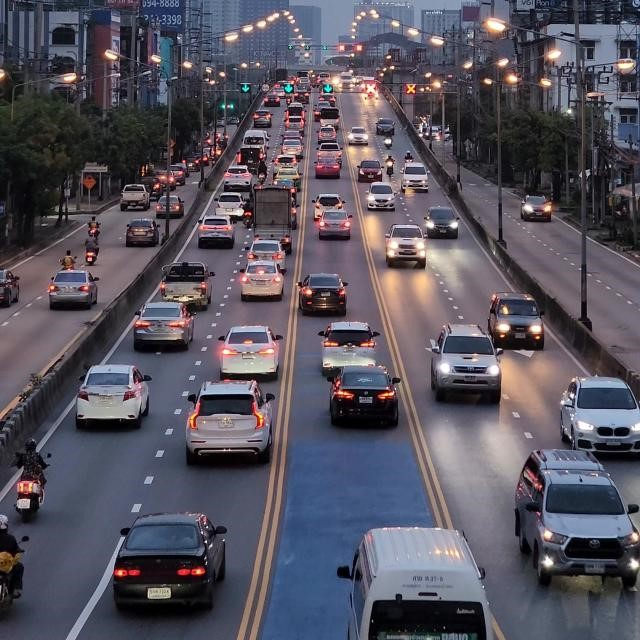
#> input picture Image_process/car.jpg, 640 x 640 px, found by its file name
$ python histEqualisation1.py
#> lines starting #> are read from the running program, lines starting #| are printed output that depends on the picture
import cv2
import numpy as np
import matplotlib.pyplot as plt

# Define the path to your single image
imgpath = "car.jpg"

# Read the image using OpenCV
img = cv2.imread(imgpath, cv2.IMREAD_GRAYSCALE)  # Read as grayscale
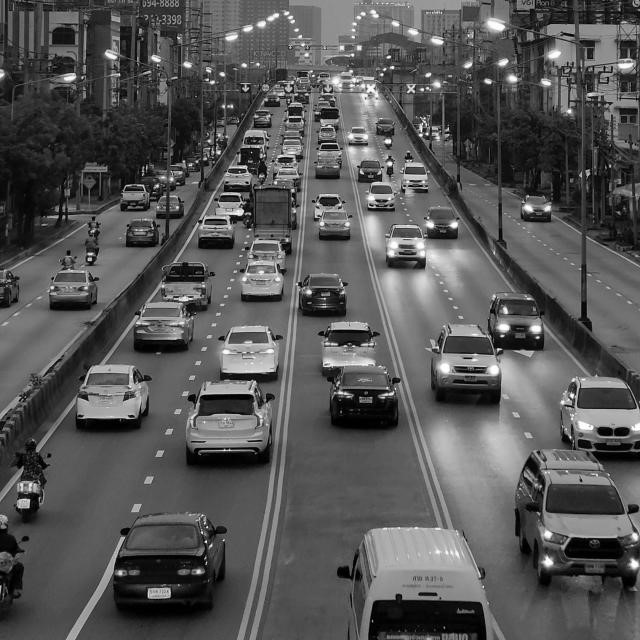
#> img: shape (640, 640); min 0, max 255, mean 85.8

# Check if the image was loaded successfully
if img is not None:
    # Calculate the original histogram
    hist_original = cv2.calcHist([img], [0], None, [256], [0, 256])
#> hist_original = 256 values, max 5577 at index 87, min 44 at index 229, mean 1600

    # Apply histogram equalization
    equalized_image = cv2.equalizeHist(img)
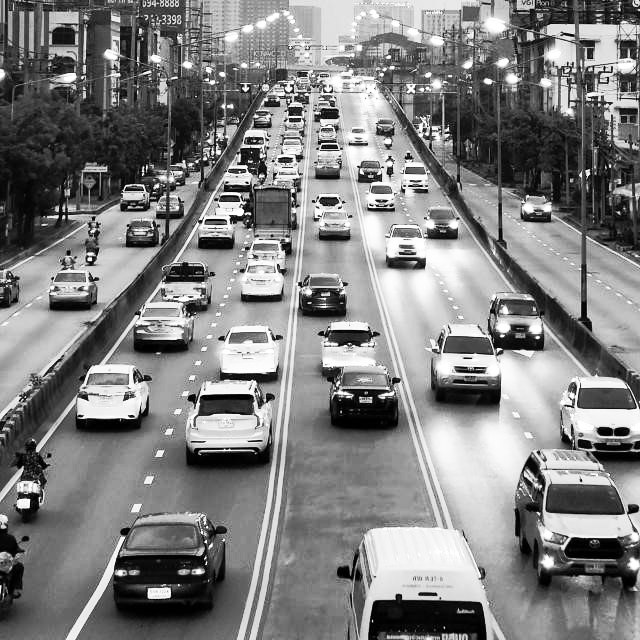
#> equalized_image: shape (640, 640); min 0, max 255, mean 128

    # Calculate the histogram of the equalized image
    hist_equalized = cv2.calcHist([equalized_image], [0], None, [256], [0, 256])
#> hist_equalized = 256 values, max 5577 at index 135, min 0 at index 9, mean 1600

    # Display the original histogram
    plt.figure(figsize=(12, 4))
    plt.subplot(131)
    plt.plot(hist_original)
    plt.title("Original Histogram")
    plt.xlabel("Pixel Value")
    plt.ylabel("Frequency")

    # Display the histogram equalization
    plt.subplot(132)
    plt.imshow(equalized_image, cmap='gray')
    plt.title("Histogram Equalized Image")

    # Display the histogram of the equalized image
    plt.subplot(133)
    plt.plot(hist_equalized)
    plt.title("Histogram of Equalized Image")
    plt.xlabel("Pixel Value")
    plt.ylabel("Frequency")

    # Show all plots
    plt.tight_layout()
    plt.show()
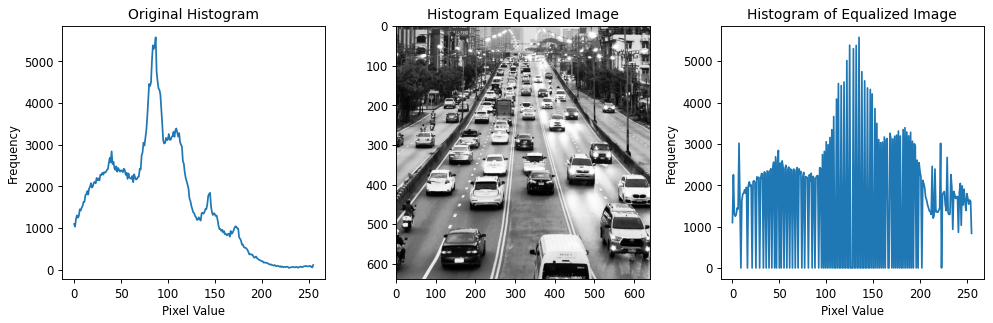
#> figure drawn by matplotlib, 3 panels; panel 1: curve peaks at x = 87, y = 5577; panel 3: curve peaks at x = 135, y = 5577
else:
    print("Error: Could not read the image")

$ run again, with Image_process/eroded_image.jpg copied over Image_process/car.jpg
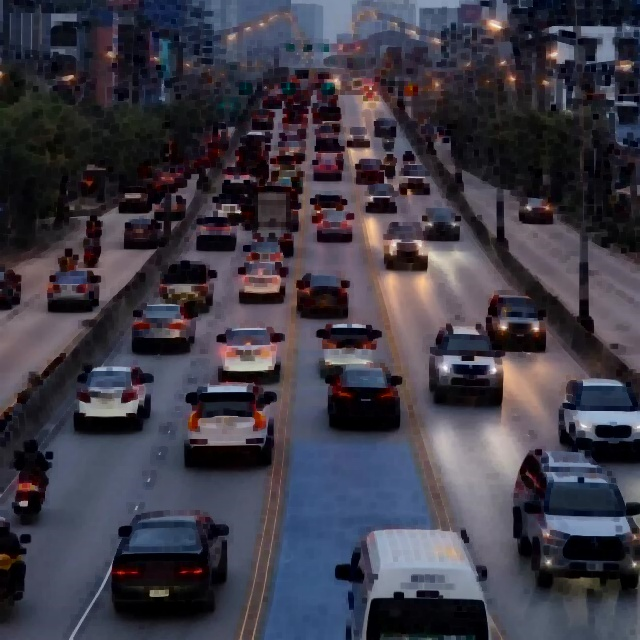
#> input picture Image_process/eroded_image.jpg, 640 x 640 px, found by its file name
#> hist_original = 256 values, max 5646 at index 1, min 0 at index 227, mean 1600
#> `equalized_image = cv2.equalizeHist(img)`:
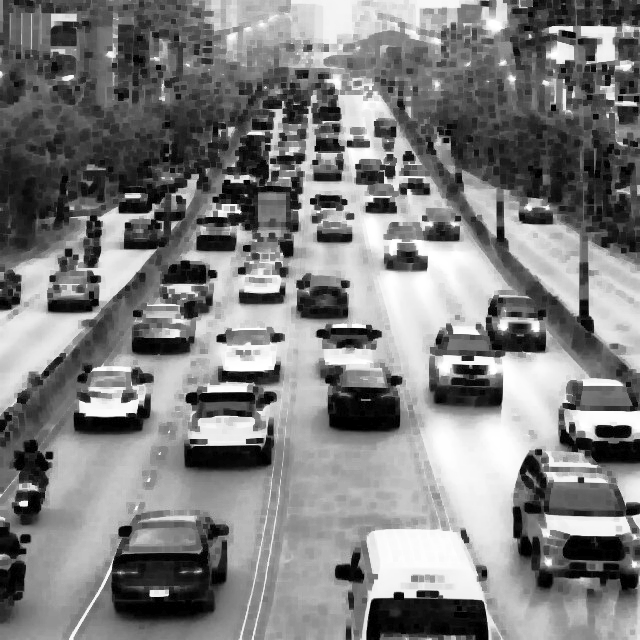
#> equalized_image: shape (640, 640); min 0, max 255, mean 126.8
#> hist_equalized = 256 values, max 5646 at index 4, min 0 at index 1, mean 1600
#> `plt.show()`:
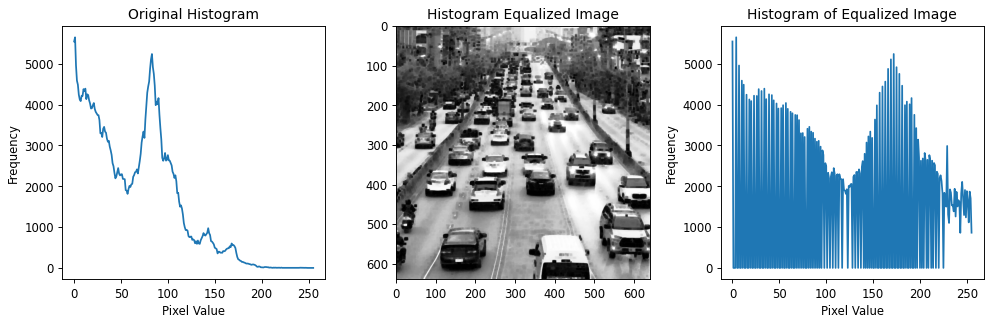
#> figure drawn by matplotlib, 3 panels; panel 1: curve peaks at x = 1, y = 5646; panel 3: curve peaks at x = 4, y = 5646
